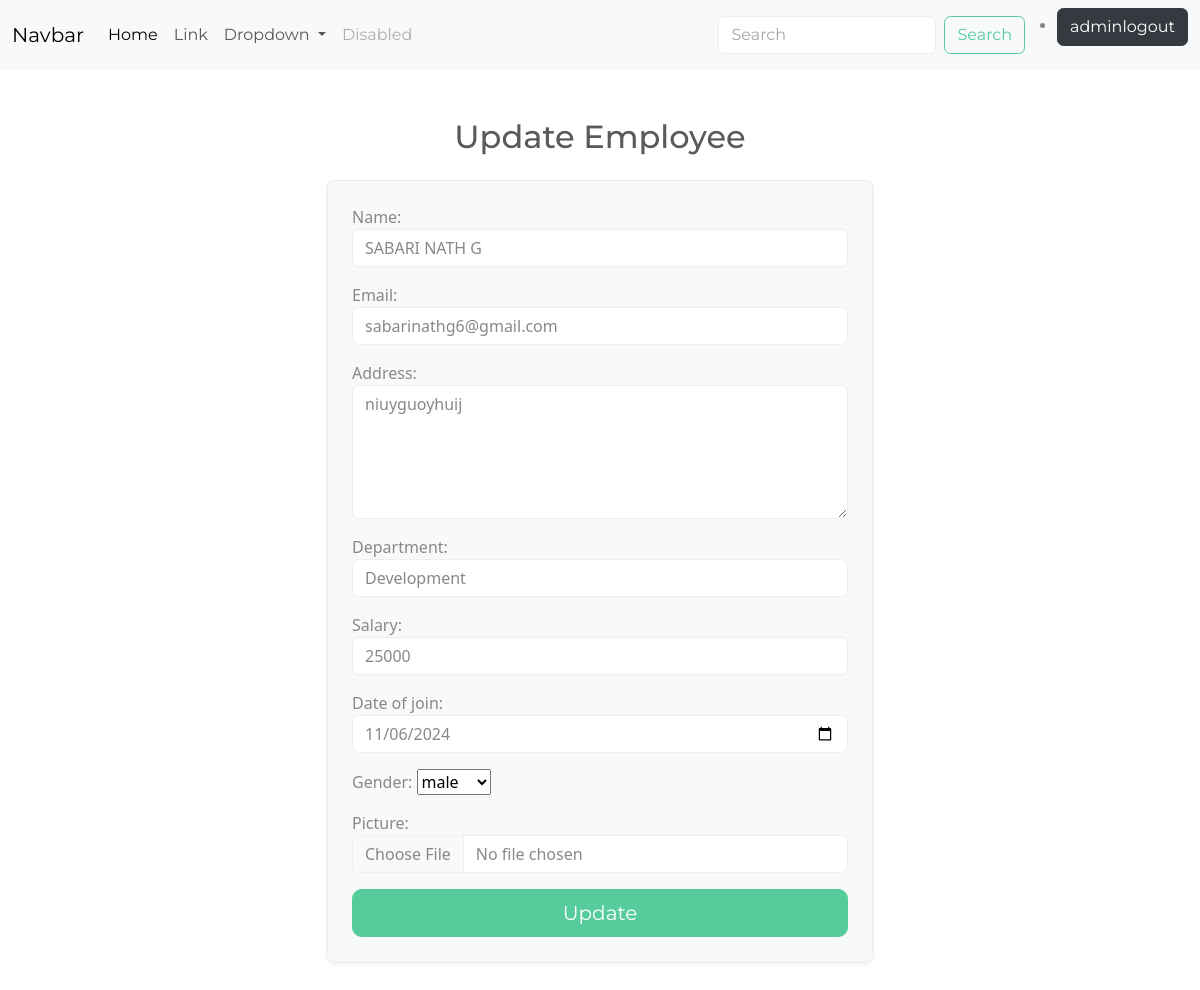
/employee/5/update (signed in), run on the app's committed database.
### crm/models.py (models this page shows, shortened)
class Employee(models.Model):
    name = models.CharField(max_length=30)
    email = models.EmailField(unique=True)
    address = models.TextField()
    department = models.CharField(max_length=300)
    salary = models.PositiveIntegerField()
    date_of_join = models.DateField()
    gender_options = (
        ("male","male"),
        ("female","female"),
    )
    gender = models.CharField(max_length=200,choices=gender_options,default="male")
    picture = models.ImageField(upload_to="employee_images",null=True,blank=True)

### crm/views.py (the view, shortened to what this page needs)
# urls.py: path('employee/<int:id>/update',views.EmployeeUpdateView.as_view(),name="employee-update"),
@method_decorator(decs,name="dispatch")
class EmployeeUpdateView(View):
    template_name="employee_update.html"
    form_class = EmployeeForm
    def get(self,request,*args,**kwargs):
        id = kwargs.get("id")
        employee_object = Employee.objects.get(id=id)
        form_instance = self.form_class(instance=employee_object)
        return render(request,self.template_name,{'form':form_instance})

### crm/forms.py
class EmployeeForm(forms.ModelForm):
    class Meta:
        model =Employee
        fields= "__all__"
        widgets ={
            "name":forms.TextInput(attrs={"class":"form-control"}),
            "email":forms.EmailInput(attrs={"class":"form-control"}),
            "address":forms.Textarea(attrs={"class":"form-control","rows":5}),
            "department":forms.TextInput(attrs={"class":"form-control"}),
            "salary":forms.NumberInput(attrs={"class":"form-control"}),
            "date_of_join":forms.DateInput(attrs={"class":"form-control","type":"date"}),
            "gender":forms.Select(attrs={"class":"form-control" "form-select"}),
            "picture":forms.FileInput(attrs={"class":"form-control"}),
        }

### crm/templates/employee_update.html (shortened to what this page needs)
{% extends 'base.html' %}
{% block main_block %}
<div class="container my-5">
    <h2 class="text-center mb-4">Update Employee</h2>
    <div class="row justify-content-center">
        <div class="col-md-6">
            <form action="" method="post" class="p-4 border rounded bg-light shadow-sm">
                {{ form.as_p }}
                <div class="text-center mt-3">
                    <button type="submit" class="btn btn-success btn-lg w-100">Update</button>
                </div>
            </form>
        </div>
    </div>
</div>
{% endblock %}

### crm/templates/base.html (shortened to what this page needs)
<!DOCTYPE html>
<html lang="en">
{% load static %}
<head>
    <link rel="stylesheet" href="{% static 'css/style1.css' %}">
</head>
<body>
    <nav class="navbar navbar-expand-lg bg-body-tertiary">
        <div class="container-fluid">
            <a class="navbar-brand" href="#">Navbar</a>
            <div class="collapse navbar-collapse" id="navbarSupportedContent">
                <ul class="navbar-nav me-auto mb-2 mb-lg-0">
                    <li class="nav-item">
                        <a class="nav-link active" aria-current="page" href="#">Home</a>
                    </li>
                    <li class="nav-item">
                        <a class="nav-link" href="#">Link</a>
                    </li>
                    <li class="nav-item dropdown">
                        <a class="nav-link dropdown-toggle" href="#" role="button" data-bs-toggle="dropdown"
                            aria-expanded="false">
                            Dropdown
                        </a>
                    </li>
                    <li class="nav-item">
                        <a class="nav-link disabled" aria-disabled="true">Disabled</a>
                    </li>
                </ul>
                <form class="d-flex" role="search">
                    <input class="form-control me-2" type="search" placeholder="Search" aria-label="Search">
                    <button class="btn btn-outline-success" type="submit">Search</button>
                </form>
                <ul>
                    <li>
                        <a href="{%url 'signout'%}" class="btn btn-dark">{{request.user}}logout</a>
                    </li>
                </ul>
            </div>
        </div>
    </nav>
    {% block main_block %}
    {% endblock %}
</body>
</html>

### data on the page
Employee: name "SABARI NATH G", email "sabarinathg6@gmail.com", address "niuyguoyhuij", department "Development", salary "25000", date_of_join "11/06/2024", gender "male"

### other printed values
{{ request.user }} "admin"
